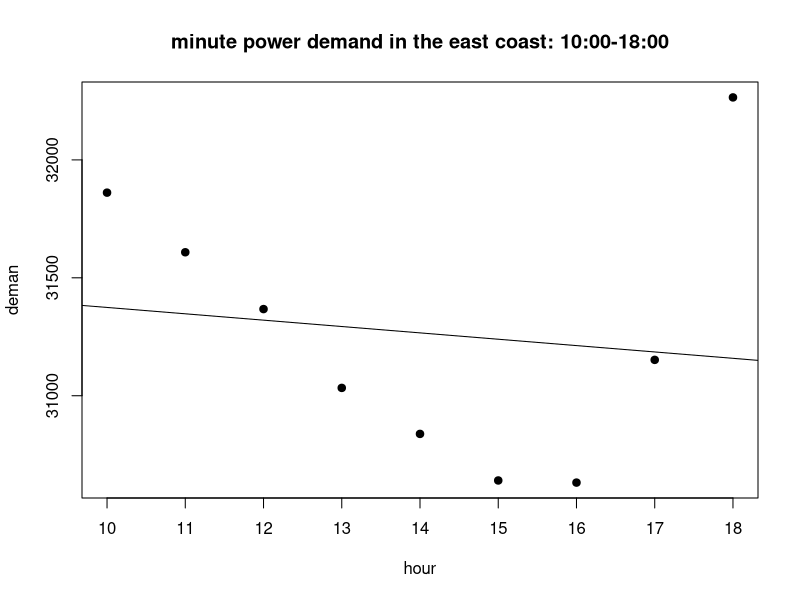
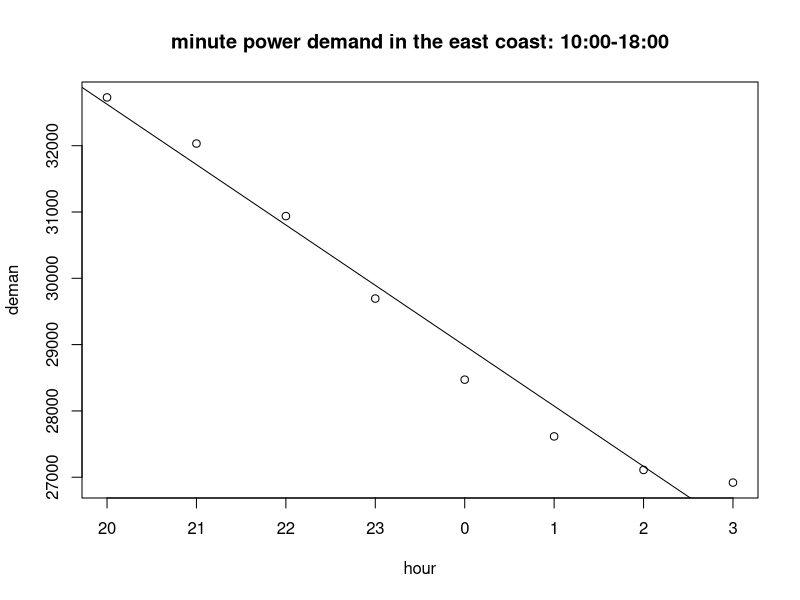

R code for these plots, in order:
#avishy alihi 
#Chananel Zaguri 206275711
A <- read.delim('Week3/table.tsv')
A$DateTime <- as.POSIXct( A$megawatthours, tz = "EST", "%H:%M EST %m/%d/%Y" )

B <- A[ order(A$DateTime), ]


# step 1 create data cube from data frame:

BPAT_DF <- data.frame(year = format(B$DateTime,"%Y") ,month = format(B$DateTime,"%m"), day = format(B$DateTime,"%d") ,hour = format(B$DateTime,"%H") , location = "BPAT" ,damand  = B$Demand )
CISO_DF <- data.frame(year = format(B$DateTime,"%Y") ,month = format(B$DateTime,"%m"), day = format(B$DateTime,"%d") ,hour = format(B$DateTime,"%H") , location = "CISO" ,damand  = B$Demand.1 )
CPLE_DF <- data.frame(year = format(B$DateTime,"%Y") ,month = format(B$DateTime,"%m"), day = format(B$DateTime,"%d") ,hour = format(B$DateTime,"%H") , location = "CPLE" ,damand  = B$Demand.2)
ERCO_DF <- data.frame(year = format(B$DateTime,"%Y") ,month = format(B$DateTime,"%m"), day = format(B$DateTime,"%d") ,hour = format(B$DateTime,"%H") , location = "ERCO" ,damand  = B$Demand.3 )
FPL_DF <-  data.frame(year = format(B$DateTime,"%Y") ,month = format(B$DateTime,"%m"), day = format(B$DateTime,"%d") ,hour = format(B$DateTime,"%H") , location = "FPL"  ,damand  = B$Demand.4 )
ISNE_DF <- data.frame(year = format(B$DateTime,"%Y") ,month = format(B$DateTime,"%m"), day = format(B$DateTime,"%d") ,hour = format(B$DateTime,"%H") , location = "ISNE" ,damand  = B$Demand.5 )
MISO_DF <- data.frame(year = format(B$DateTime,"%Y") ,month = format(B$DateTime,"%m"), day = format(B$DateTime,"%d") ,hour = format(B$DateTime,"%H") , location = "MISO" ,damand  = B$Demand.6 )
NYIS_DF <- data.frame(year = format(B$DateTime,"%Y") ,month = format(B$DateTime,"%m"), day = format(B$DateTime,"%d") ,hour = format(B$DateTime,"%H") , location = "NYIS" ,damand  = B$Demand.7 )
PACW_DF <- data.frame(year = format(B$DateTime,"%Y") ,month = format(B$DateTime,"%m"), day = format(B$DateTime,"%d") ,hour = format(B$DateTime,"%H") , location = "PACW" ,damand  = B$Demand.8 )
PJM_DF <-  data.frame(year = format(B$DateTime,"%Y") ,month = format(B$DateTime,"%m"), day = format(B$DateTime,"%d") ,hour = format(B$DateTime,"%H") , location = "PJM"  ,damand  = B$Demand.9 )

#union the row from all the data frame
df_demand = rbind(BPAT_DF, CISO_DF, CPLE_DF, ERCO_DF, FPL_DF , ISNE_DF, MISO_DF, NYIS_DF, PACW_DF, PJM_DF )
df_demand <- na.omit(df_demand) 

# creat the data cube
demand_cube <- tapply(df_demand$damand ,
                      df_demand[,c("year","month", "day","hour" ,"location")],
                      FUN = mean )

print(demand_cube)
print (dimnames(demand_cube))

# step 2 dice the cube and create cube of location = PJM, NYIS, ISNE, FPL, CPLE and time = 10:00-18:00, 20:00-03:00 

dice_demand_cube <-
  demand_cube[ ,
               ,
               ,
               c("10" ,"11" ,"12" ,"13" ,"14" ,"15" ,"16" ,"17" ,"18"),
               c("PJM", "NYIS", "ISNE", "FPL", "CPLE")]

print(dice_demand_cube)
print (dimnames(dice_demand_cube))

# step 3 roll up the cube and create data frame of demand per hour:

roll_up_demand_cube <- 
  apply(dice_demand_cube, c("hour"),
        FUN = function(x) mean(x, na.rm = TRUE) )

demand_matrix = as.data.frame(roll_up_demand_cube)
demand_matrix <- cbind(hour = rownames(demand_matrix), demand_matrix)
rownames(demand_matrix) <- 1:nrow(demand_matrix)

demand_vector = demand_matrix$roll_up_demand_cube
demand_vector <- as.matrix(demand_vector)

# step 4 calculate the linear regression according to the slides

demand_matrix$hour <- c("0","1","2","3","4","5","6","7","8")


U = data.frame(free = c(1) , hour = demand_matrix$hour)
U <- as.matrix(sapply(U, as.numeric))
U_tran = t(U)
inverse_UU = solve(U_tran %*% U )
UUU = inverse_UU %*% U_tran
result <- UUU %*% demand_vector



pdf(file = "Week3/ex2_A.pdf",   # The directory you want to save the file in
    width = 6, # The width of the plot in inches
    height = 4)
plot(demand_matrix$hour, demand_matrix$roll_up_demand_cube, pch=19,xaxt = "n", xlab="hour", ylab="deman",main = "minute power demand in the east coast: 10:00-18:00")
minits <- c(10 ,11 ,12 ,13 ,14 ,15 ,16 ,17 ,18)
axis(1, at=0:8, labels=minits)
abline(result[1], result[2])

dev.off()



# ------------------------------for 20:00 - 03:00 ---------------------------------

dice_demand_cube <-
  demand_cube[ ,
               ,
               ,
               c("20","21","22","23","00","01","02","03"),
               c("PJM", "NYIS", "ISNE", "FPL", "CPLE")]

print(dice_demand_cube)
print (dimnames(dice_demand_cube))

# step 3 roll up the cube and create data frame of demand per hour:

roll_up_demand_cube <- 
  apply(dice_demand_cube, c("hour"),
        FUN = function(x) mean(x, na.rm = TRUE) )

demand_matrix = as.data.frame(roll_up_demand_cube)
demand_matrix <- cbind(hour = rownames(demand_matrix), demand_matrix)
rownames(demand_matrix) <- 1:nrow(demand_matrix)

demand_vector = demand_matrix$roll_up_demand_cube
demand_vector <- as.matrix(demand_vector)

# step 4 calculate the linear regression according to the slides

demand_matrix$hour <- c("0","1","2","3","4","5","6","7")

U = data.frame(free = c(1) , hour = demand_matrix$hour)
U <- as.matrix(sapply(U, as.numeric))
U_tran = t(U)
inverse_UU = solve(U_tran %*% U )
UUU = inverse_UU %*% U_tran
result <- UUU %*% demand_vector



pdf(file = "Week3/ex2_B.pdf",   # The directory you want to save the file in
    width = 6, # The width of the plot in inches
    height = 4)
plot(demand_matrix, xaxt = "n", xlab="hour", ylab="deman",main = "minute power demand in the east coast: 10:00-18:00")

minits <- c(20,21,22,23,00,01,02,03)
axis(1, at=0:7, labels=minits)
abline(result[1], result[2])
dev.off()











